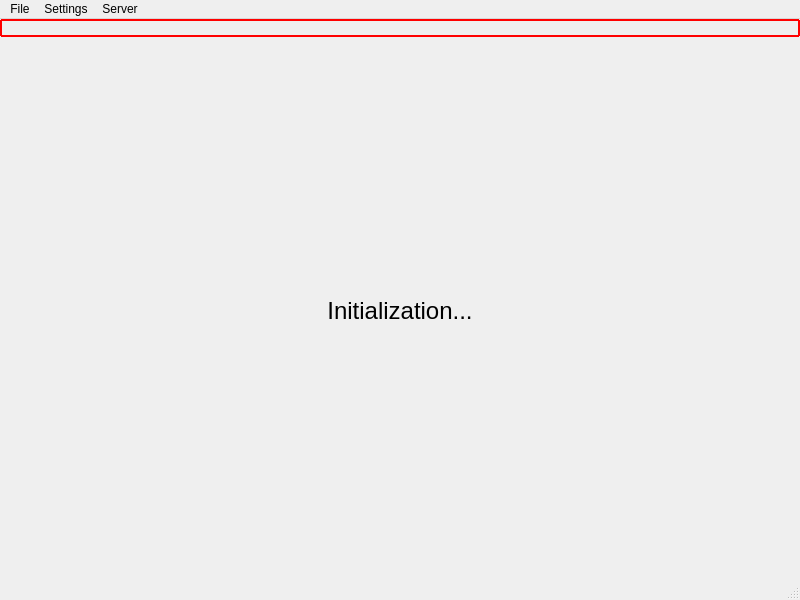
<?xml version="1.0" encoding="UTF-8"?>
<ui version="4.0">
 <class>MainWindow</class>
 <widget class="QMainWindow" name="MainWindow">
  <property name="geometry">
   <rect>
    <x>0</x>
    <y>0</y>
    <width>800</width>
    <height>600</height>
   </rect>
  </property>
  <property name="windowTitle">
   <string>MainWindow</string>
  </property>
  <widget class="QWidget" name="centralwidget">
   <property name="sizePolicy">
    <sizepolicy hsizetype="Expanding" vsizetype="Expanding">
     <horstretch>0</horstretch>
     <verstretch>0</verstretch>
    </sizepolicy>
   </property>
   <layout class="QVBoxLayout" name="verticalLayout_2">
    <property name="spacing">
     <number>6</number>
    </property>
    <property name="leftMargin">
     <number>0</number>
    </property>
    <property name="topMargin">
     <number>0</number>
    </property>
    <property name="rightMargin">
     <number>0</number>
    </property>
    <property name="bottomMargin">
     <number>0</number>
    </property>
    <item>
     <layout class="QVBoxLayout" name="verticalLayout">
      <item>
       <widget class="QLabel" name="niippLabel">
        <property name="sizePolicy">
         <sizepolicy hsizetype="Preferred" vsizetype="Maximum">
          <horstretch>0</horstretch>
          <verstretch>0</verstretch>
         </sizepolicy>
        </property>
        <property name="styleSheet">
         <string notr="true">border: 2px solid red;
border-radius: 1;
font: 75 16pt &quot;MS Shell Dlg 2&quot;;
color: rgb(255, 0, 0);</string>
        </property>
        <property name="text">
         <string/>
        </property>
        <property name="alignment">
         <set>Qt::AlignCenter</set>
        </property>
       </widget>
      </item>
      <item>
       <widget class="QStackedWidget" name="stackedWidget">
        <property name="sizePolicy">
         <sizepolicy hsizetype="Expanding" vsizetype="Expanding">
          <horstretch>0</horstretch>
          <verstretch>0</verstretch>
         </sizepolicy>
        </property>
        <property name="frameShadow">
         <enum>QFrame::Plain</enum>
        </property>
        <property name="currentIndex">
         <number>1</number>
        </property>
        <widget class="QWidget" name="tabPage">
         <layout class="QVBoxLayout" name="verticalLayout_5">
          <property name="leftMargin">
           <number>0</number>
          </property>
          <property name="topMargin">
           <number>0</number>
          </property>
          <property name="rightMargin">
           <number>0</number>
          </property>
          <property name="bottomMargin">
           <number>0</number>
          </property>
          <item>
           <widget class="QTabWidget" name="worlTabsWidget">
            <property name="enabled">
             <bool>true</bool>
            </property>
            <property name="currentIndex">
             <number>-1</number>
            </property>
           </widget>
          </item>
         </layout>
        </widget>
        <widget class="QWidget" name="initializatioPage">
         <layout class="QVBoxLayout" name="verticalLayout_6">
          <property name="leftMargin">
           <number>0</number>
          </property>
          <property name="topMargin">
           <number>0</number>
          </property>
          <property name="rightMargin">
           <number>0</number>
          </property>
          <property name="bottomMargin">
           <number>0</number>
          </property>
          <item>
           <widget class="QLabel" name="initializationLabel">
            <property name="font">
             <font>
              <pointsize>18</pointsize>
             </font>
            </property>
            <property name="layoutDirection">
             <enum>Qt::LeftToRight</enum>
            </property>
            <property name="text">
             <string>Initialization...</string>
            </property>
            <property name="textFormat">
             <enum>Qt::AutoText</enum>
            </property>
            <property name="scaledContents">
             <bool>false</bool>
            </property>
            <property name="alignment">
             <set>Qt::AlignCenter</set>
            </property>
           </widget>
          </item>
         </layout>
        </widget>
       </widget>
      </item>
     </layout>
    </item>
   </layout>
  </widget>
  <widget class="QMenuBar" name="menubar">
   <property name="geometry">
    <rect>
     <x>0</x>
     <y>0</y>
     <width>800</width>
     <height>21</height>
    </rect>
   </property>
   <widget class="QMenu" name="menuFile">
    <property name="title">
     <string>File</string>
    </property>
    <addaction name="actionExit"/>
   </widget>
   <widget class="QMenu" name="menuSettings">
    <property name="title">
     <string>Settings</string>
    </property>
    <widget class="QMenu" name="menuAdvanced">
     <property name="title">
      <string>Advanced</string>
     </property>
     <addaction name="actionShow_panorama"/>
     <addaction name="actionRecord_signal_settings"/>
    </widget>
    <addaction name="actionLists"/>
    <addaction name="separator"/>
    <addaction name="actionSolverLogs"/>
    <addaction name="actionSolverErrors"/>
    <addaction name="actionSolverSetup"/>
    <addaction name="separator"/>
    <addaction name="actionLocationSetup"/>
    <addaction name="actionEmail_Alert_settings"/>
    <addaction name="separator"/>
    <addaction name="actionPrm_via_com"/>
    <addaction name="menuAdvanced"/>
   </widget>
   <widget class="QMenu" name="menuServer">
    <property name="title">
     <string>Server</string>
    </property>
    <addaction name="actionRestartServer"/>
    <addaction name="actionConnections"/>
   </widget>
   <addaction name="menuFile"/>
   <addaction name="menuSettings"/>
   <addaction name="menuServer"/>
  </widget>
  <widget class="QStatusBar" name="statusbar"/>
  <action name="actionNew">
   <property name="enabled">
    <bool>false</bool>
   </property>
   <property name="text">
    <string>New</string>
   </property>
  </action>
  <action name="actionExit">
   <property name="text">
    <string>Exit</string>
   </property>
  </action>
  <action name="actionAtlantSetup">
   <property name="text">
    <string>Atlant setup</string>
   </property>
  </action>
  <action name="actionLists">
   <property name="text">
    <string>Lists</string>
   </property>
  </action>
  <action name="actionSolverLogs">
   <property name="text">
    <string>SolverLogs</string>
   </property>
  </action>
  <action name="actionRestartServer">
   <property name="text">
    <string>Restart Server</string>
   </property>
  </action>
  <action name="actionSolverErrors">
   <property name="text">
    <string>SolverErrors</string>
   </property>
  </action>
  <action name="actionSolverSetup">
   <property name="text">
    <string>SolverSetup</string>
   </property>
   <property name="visible">
    <bool>false</bool>
   </property>
  </action>
  <action name="actionLocationSetup">
   <property name="text">
    <string>LocationSetup</string>
   </property>
  </action>
  <action name="actionConnections">
   <property name="text">
    <string>Connections</string>
   </property>
  </action>
  <action name="actionPrm_via_com">
   <property name="text">
    <string>Prm via com</string>
   </property>
  </action>
  <action name="actionEmail_Alert_settings">
   <property name="text">
    <string>Email Alert settings</string>
   </property>
  </action>
  <action name="actionSMS_Alert_settings">
   <property name="text">
    <string>SMS Alert settings</string>
   </property>
  </action>
  <action name="actionShow_panorama">
   <property name="checkable">
    <bool>true</bool>
   </property>
   <property name="text">
    <string>Show panorama</string>
   </property>
  </action>
  <action name="actionRecord_signal_settings">
   <property name="text">
    <string>Record signal settings</string>
   </property>
  </action>
 </widget>
 <resources/>
 <connections/>
</ui>
